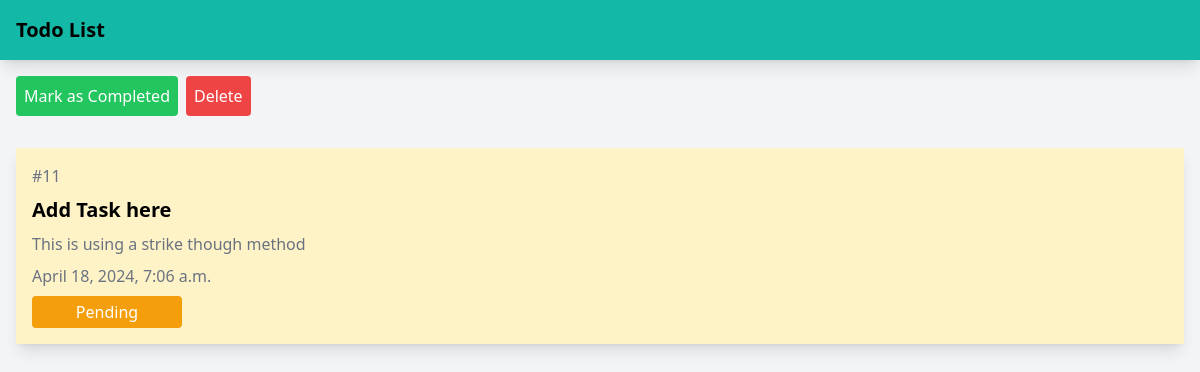
Page /read/11 on the committed database.
### tasks/models.py (models this page shows)
class Tasks(models.Model):
    title = models.CharField(max_length=100)
    content = models.TextField()
    date = models.DateTimeField(auto_now_add=True)
    status = models.IntegerField(default=0)

### tasks/views.py (the view)
# urls.py: path('read/<int:id>', readTask, name=""),
def readTask(request, id):
    my_tasks = Tasks.objects.get(id=id)
    context = {
       'task': my_tasks
    }
    template = loader.get_template('viewtask.html')
    return HttpResponse(template.render(context))

### tasks/templates/viewtask.html (shortened to what this page needs)
<!DOCTYPE html>
<html lang="en">
<head>
    <script src="https://cdn.tailwindcss.com"></script>
</head>
<body class="bg-gray-100">
    <nav class="flex gap-2 p-4 bg-teal-500 text-black shadow-lg">
        <a href="/" class="font-bold text-xl"> Todo List </a>
    </nav>
    <div class="flex gap-2 p-4">
        {% if task.status == 0 %}
            <a href="/edit/{{ task.id }}" class="bg-green-500 text-white p-2 rounded"> Mark as Completed </a>
        {% else %}
            <a href="/edit/{{ task.id }}" class="bg-amber-500 text-white p-2 rounded"> Mark as Pending </a>
        {% endif %}
        <a href="/delete/{{ task.id }}" class="bg-red-500 text-white p-2 rounded"> Delete </a>
    </div>
    <div class="p-4 bg-amber-100 m-4 shadow-lg flex flex-col gap-2">
        <p class="text-gray-500"> #{{ task.id }} </p>
        <h1 class="font-bold text-xl"> {{ task.title }} </h1>
        <p class="text-gray-500"> {{ task.content }} </p>
        <p class="text-gray-500"> {{ task.date }} </p>
        {% if task.status == 0 %}
            <p class="px-2 py-1 rounded bg-amber-500 text-white w-[150px] text-center">
                Pending
            </p>
        {% elif task.status == 1 %}
            <p class="px-2 py-1 rounded bg-green-500 text-white w-[150px] text-center">
                Complete
            </p>
        {% endif %}
    </div>
</body>
</html>

### rows in the picture
Tasks: id "11", title "Add Task here", content "This is using a strike though method", date "April 18, 2024, 7:06 a.m."
